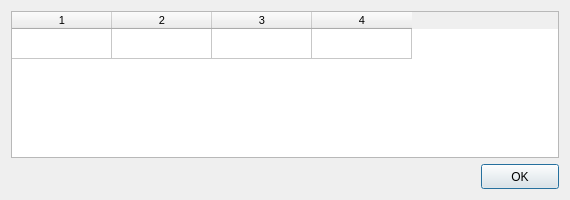
<?xml version="1.0" encoding="UTF-8"?>
<ui version="4.0">
 <class>DialogELFSHT</class>
 <widget class="QDialog" name="DialogELFSHT">
  <property name="windowModality">
   <enum>Qt::ApplicationModal</enum>
  </property>
  <property name="geometry">
   <rect>
    <x>0</x>
    <y>0</y>
    <width>570</width>
    <height>200</height>
   </rect>
  </property>
  <property name="minimumSize">
   <size>
    <width>570</width>
    <height>200</height>
   </size>
  </property>
  <property name="maximumSize">
   <size>
    <width>570</width>
    <height>200</height>
   </size>
  </property>
  <property name="windowTitle">
   <string>Section Header Table</string>
  </property>
  <property name="modal">
   <bool>true</bool>
  </property>
  <layout class="QVBoxLayout" name="verticalLayout">
   <item>
    <widget class="QTableWidgetX" name="tableWidgetSections">
     <property name="font">
      <font>
       <pointsize>8</pointsize>
       <weight>50</weight>
       <bold>false</bold>
      </font>
     </property>
     <property name="contextMenuPolicy">
      <enum>Qt::CustomContextMenu</enum>
     </property>
     <property name="editTriggers">
      <set>QAbstractItemView::NoEditTriggers</set>
     </property>
     <property name="selectionMode">
      <enum>QAbstractItemView::SingleSelection</enum>
     </property>
     <property name="selectionBehavior">
      <enum>QAbstractItemView::SelectRows</enum>
     </property>
     <property name="rowCount">
      <number>1</number>
     </property>
     <property name="columnCount">
      <number>4</number>
     </property>
     <attribute name="horizontalHeaderVisible">
      <bool>true</bool>
     </attribute>
     <attribute name="verticalHeaderVisible">
      <bool>false</bool>
     </attribute>
     <row/>
     <column/>
     <column/>
     <column/>
     <column/>
    </widget>
   </item>
   <item>
    <layout class="QHBoxLayout" name="horizontalLayout_2">
     <item>
      <spacer name="horizontalSpacer_2">
       <property name="orientation">
        <enum>Qt::Horizontal</enum>
       </property>
       <property name="sizeHint" stdset="0">
        <size>
         <width>40</width>
         <height>20</height>
        </size>
       </property>
      </spacer>
     </item>
     <item>
      <widget class="QPushButtonX" name="pushButtonOK">
       <property name="minimumSize">
        <size>
         <width>78</width>
         <height>25</height>
        </size>
       </property>
       <property name="maximumSize">
        <size>
         <width>78</width>
         <height>25</height>
        </size>
       </property>
       <property name="text">
        <string>OK</string>
       </property>
      </widget>
     </item>
    </layout>
   </item>
  </layout>
 </widget>
 <customwidgets>
  <customwidget>
   <class>QPushButtonX</class>
   <extends>QPushButton</extends>
   <header>qpushbuttonx.h</header>
  </customwidget>
  <customwidget>
   <class>QTableWidgetX</class>
   <extends>QTableWidget</extends>
   <header>qtablewidgetx.h</header>
  </customwidget>
 </customwidgets>
 <resources/>
 <connections/>
</ui>
